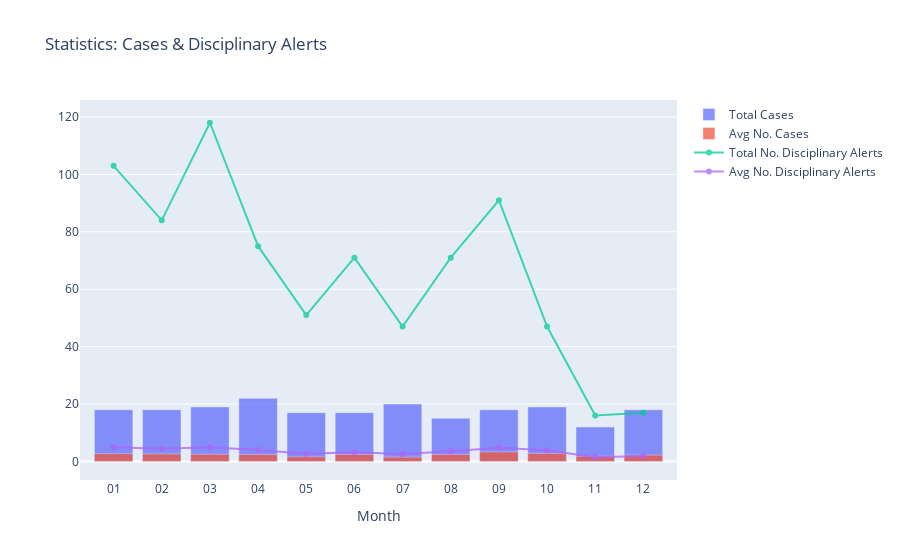

Notebook code for this chart:
### Markdown cell above
<h3>Plot SQL Data</h3>

### Code cell
import plotly.graph_objects as go

#First Dataset
#Total cases in a month
DisciplinaryAction_df_date = DisciplinaryAction_df_2022.groupby(['Month','Date']).count() #.sort_values('Date',ascending = False).head(10)
DisciplinaryAction_df_date = DisciplinaryAction_df_date.reset_index()
DisciplinaryAction_df_date  = DisciplinaryAction_df_date.rename(columns={
    "Disciplinary Action":'No. Cases'
})
df1 = DisciplinaryAction_df_date.groupby('Month').count().reset_index()
del df1['Date']


##Second data set
#Avg number of cases in a month
DisciplinaryAction_df_date_avg = DisciplinaryAction_df_date.drop(columns={'Date'})
DisciplinaryAction_df_date_avg = DisciplinaryAction_df_date_avg.groupby('Month').mean()
DisciplinaryAction_df_date_avg = DisciplinaryAction_df_date_avg.reset_index()
DisciplinaryAction_df_date_avg['No. Cases'] = round(DisciplinaryAction_df_date_avg['No. Cases'],1)
df2 = DisciplinaryAction_df_date_avg

# Extract the 'No. Cases' columns for plotting
count_data = df1['No. Cases'].tolist()
mean_data = df2['No. Cases'].tolist()
alert_sum_data = disciplinary_month_total['No. Alerts'].tolist()
alert_avg_data = disciplinary_month_avg['No. Alerts'].tolist()

months_data = df1['Month'].tolist()

# Group data together
hist_data = [count_data, mean_data]
group_labels = ['Total Cases', 'Average Cases']

colors = ['slategray', 'magenta']

fig = go.Figure()
fig.add_trace(go.Bar(x=months_data,
                     y=count_data, 
                     name='Total Cases'))
fig.add_trace(go.Bar(x=months_data,
                     y=mean_data,
                     name='Avg No. Cases'))
fig.add_trace(go.Line(x=months_data,
                     y=alert_sum_data,
                     name='Total No. Disciplinary Alerts'))
fig.add_trace(go.Line(x=months_data,
                     y=alert_avg_data,
                     name='Avg No. Disciplinary Alerts'))
# Overlay both histograms
fig.update_layout(barmode='overlay',
                  title='Statistics: Cases & Disciplinary Alerts',
                  xaxis=dict(title="Month"),
                  #yaxis=dict(title="No. Cases"
                  )

# Reduce opacity to see both histograms
fig.update_traces(opacity=0.75)

fig.show()

### Figure 1 — Plotly figure (JSON) as saved in the notebook; plotly's stock layout.template omitted (floating-point values rounded to 4 significant figures)
{"data": [{"name": "Total Cases", "opacity": 0.75, "type": "bar", "x": ["01", "02", "03", "04", "05", "06", "07", "08", "09", "10", "11", "12"], "y": [18, 18, 19, 22, 17, 17, 20, 15, 18, 19, 12, 18]}, {"name": "Avg No. Cases", "opacity": 0.75, "type": "bar", "x": ["01", "02", "03", "04", "05", "06", "07", "08", "09", "10", "11", "12"], "y": [2.7, 2.6, 2.5, 2.4, 1.6, 2.4, 1.5, 2.4, 3.3, 2.8, 1.8, 2.2]}, {"name": "Total No. Disciplinary Alerts", "opacity": 0.75, "type": "scatter", "x": ["01", "02", "03", "04", "05", "06", "07", "08", "09", "10", "11", "12"], "y": [103, 84, 118, 75, 51, 71, 47, 71, 91, 47, 16, 17]}, {"name": "Avg No. Disciplinary Alerts", "opacity": 0.75, "type": "scatter", "x": ["01", "02", "03", "04", "05", "06", "07", "08", "09", "10", "11", "12"], "y": [4.905, 4.421, 4.917, 3.947, 2.684, 3.227, 2.611, 3.55, 4.789, 3.917, 1.455, 1.889]}], "layout": {"barmode": "overlay", "title": {"text": "Statistics: Cases & Disciplinary Alerts"}, "xaxis": {"title": {"text": "Month"}}}}
